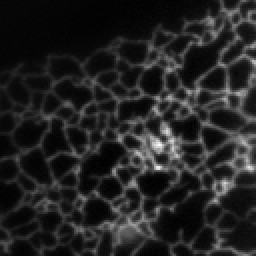
%> input picture examples/example_ER_network_1Hz.tif, 128 x 128 px (shown 2 times larger)
$ octave example_simtraj.m   (GNU Octave 9; MATLAB toolbox functions it lacks are replaced by stand-ins)
%> lines starting %> are read from the running program, lines starting %| are printed output that depends on the picture; in (x1, y1, x2, y2) boxes, pixels count from 0 and x2, y2 are one past the last pixel; in counts of white or black regions, pixels touching at a corner belong together; the program's own positions count from 1
%% get access to the directories containing the code

% directory containing networktools code
addpath('../networktools')
addpath('../code')

%% load in an original ER image
% and an image that has been masked using Ilastik
dirname = './';
fname = 'example_ER_network_1Hz.tif';
bwfname = 'example_ER_network_1Hz_masked.tif';

info = imfinfo([dirname fname]);

% convert pixels to um
pxperum = info(2).XResolution;

img = imread([dirname fname], 2);
%> img is the input picture: size 128x128 single; min -41, max 8115, mean 1086.5
bwimg = imread([dirname bwfname],2);
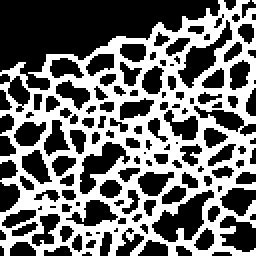
%> input picture examples/example_ER_network_1Hz_masked.tif, 128 x 128 px (shown 2 times larger)
%> bwimg is the input picture: size 128x128 uint8; 44% white; 2 white regions (1 under 20 px), largest, box (x1, y1, x2, y2) and area: (0, 0, 128, 128) 7211

imshowpair(img,bwimg,'montage')
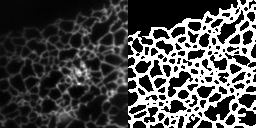
%> displayed picture: size 128x256, on the screen's scale of 0 to 255; min 0, max 255, mean 73.8

%% Process the masked image to extract network structure
%> (the run ends here)
